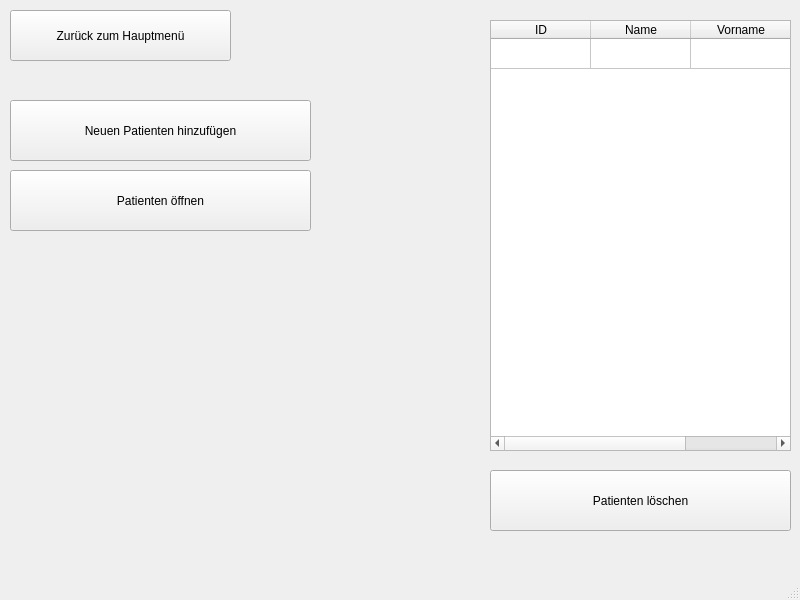
<?xml version="1.0" encoding="UTF-8"?>
<ui version="4.0">
 <class>Patientenverwaltung</class>
 <widget class="QMainWindow" name="Patientenverwaltung">
  <property name="geometry">
   <rect>
    <x>0</x>
    <y>0</y>
    <width>800</width>
    <height>600</height>
   </rect>
  </property>
  <property name="windowTitle">
   <string>MainWindow</string>
  </property>
  <widget class="QWidget" name="centralwidget">
   <widget class="QTableWidget" name="Patienteubersicht">
    <property name="geometry">
     <rect>
      <x>490</x>
      <y>20</y>
      <width>301</width>
      <height>431</height>
     </rect>
    </property>
    <property name="editTriggers">
     <set>QAbstractItemView::NoEditTriggers</set>
    </property>
    <attribute name="horizontalHeaderVisible">
     <bool>true</bool>
    </attribute>
    <attribute name="verticalHeaderVisible">
     <bool>false</bool>
    </attribute>
    <attribute name="verticalHeaderHighlightSections">
     <bool>true</bool>
    </attribute>
    <row>
     <property name="text">
      <string>Neue Zeile</string>
     </property>
    </row>
    <column>
     <property name="text">
      <string>ID</string>
     </property>
    </column>
    <column>
     <property name="text">
      <string>Name</string>
     </property>
    </column>
    <column>
     <property name="text">
      <string>Vorname</string>
     </property>
    </column>
   </widget>
   <widget class="QPushButton" name="addNew">
    <property name="geometry">
     <rect>
      <x>10</x>
      <y>100</y>
      <width>301</width>
      <height>61</height>
     </rect>
    </property>
    <property name="text">
     <string>Neuen Patienten hinzufügen</string>
    </property>
   </widget>
   <widget class="QToolButton" name="Back">
    <property name="geometry">
     <rect>
      <x>10</x>
      <y>10</y>
      <width>221</width>
      <height>51</height>
     </rect>
    </property>
    <property name="text">
     <string>Zurück zum Hauptmenü</string>
    </property>
   </widget>
   <widget class="QPushButton" name="delete_2">
    <property name="geometry">
     <rect>
      <x>490</x>
      <y>470</y>
      <width>301</width>
      <height>61</height>
     </rect>
    </property>
    <property name="text">
     <string>Patienten löschen</string>
    </property>
   </widget>
   <widget class="QPushButton" name="open">
    <property name="geometry">
     <rect>
      <x>10</x>
      <y>170</y>
      <width>301</width>
      <height>61</height>
     </rect>
    </property>
    <property name="text">
     <string>Patienten öffnen</string>
    </property>
   </widget>
  </widget>
  <widget class="QMenuBar" name="menubar">
   <property name="geometry">
    <rect>
     <x>0</x>
     <y>0</y>
     <width>800</width>
     <height>22</height>
    </rect>
   </property>
  </widget>
  <widget class="QStatusBar" name="statusbar"/>
 </widget>
 <resources/>
 <connections/>
</ui>
